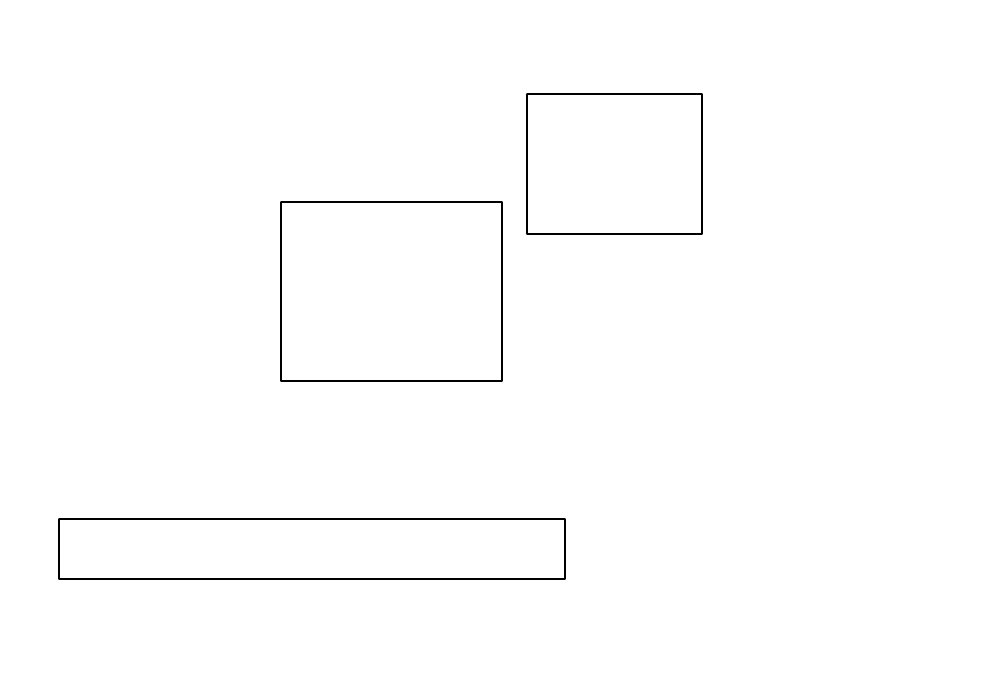
#> input picture findingCorners/img/multipleDisconected.png, 995 x 684 px, found by its file name
$ python findingCorners.py
#> lines starting #> are read from the running program, lines starting #| are printed output that depends on the picture; after the words box and inside, x2 and y2 are one past the last pixel; in counts of white or black regions, pixels touching at a corner belong together
import cv2 as cv
import numpy as np
import matplotlib.pyplot as plt

# Load the img and prepare it
img = cv.imread('/Users/ruslanabdulin/Desktop/Python/01SA/img/multipleDisconected.png')
#> img is the input picture: shape (684, 995, 3); min 0, max 255, mean 253.1
gray = cv.cvtColor(img, cv.COLOR_BGR2GRAY)

# find Harris corners
gray = np.float32(gray)
dst = cv.cornerHarris(gray,2,3,0.04)
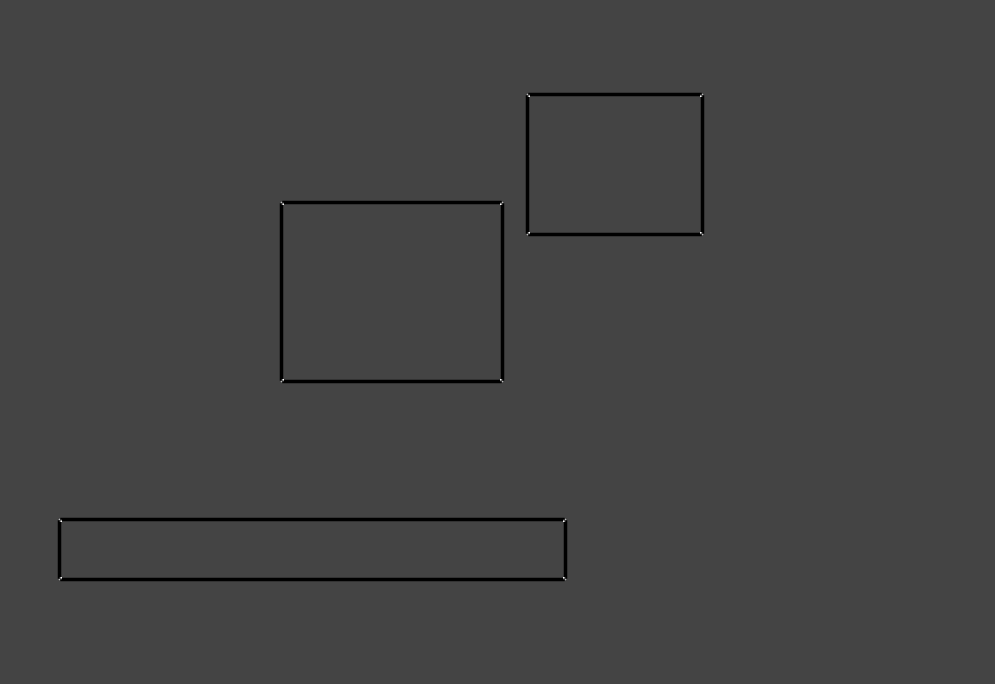
#> dst: shape (684, 995) float32; min -169130016, max 458335776, mean -2168403.8; drawn with min black and max white
dst = cv.dilate(dst,None)
ret, dst = cv.threshold(dst,0.01*dst.max(),255,0)
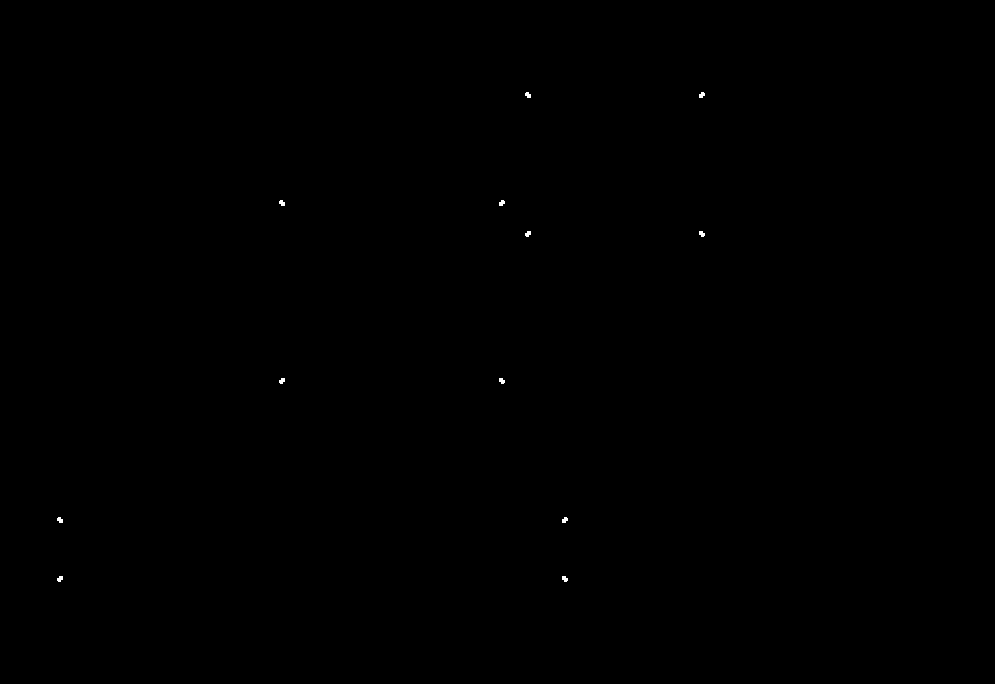
#> dst: shape (684, 995) float32; 0.05% white; 12 white regions, largest, box (x1, y1, x2, y2) and area: (525, 92, 531, 98) 27, (699, 92, 705, 98) 27, (279, 200, 285, 206) 27
#> ret = 4583357.8
dst = np.uint8(dst)

# find centroids
ret, labels, stats, centroids = cv.connectedComponentsWithStats(dst)
#> labels: shape (684, 995) int32; 13 distinct labels, from 0 to 12
#> ret = 13; stats = 13 rows, first 6: [0, 0, 995, 684, 680256], [525, 92, 6, 6, 27], [699, 92, 6, 6, 27], [279, 200, 6, 6, 27], [499, 200, 6, 6, 27], [525, 231, 6, 6, 27]; centroids = 13 rows, first 8: [497, 341.5], [527.6, 94.59], [701.4, 94.59], [281.6, 202.6], [501.4, 202.6], [527.6, 233.4], [701.4, 233.4], [281.6, 380.4]

# define the criteria to stop and refine the corners
criteria = (cv.TERM_CRITERIA_EPS + cv.TERM_CRITERIA_MAX_ITER, 100, 1)
corners = cv.cornerSubPix(gray,np.float32(centroids),(5,5),(-1,-1),criteria)
#> corners = 13 rows, first 8: [497, 341.5], [526.4, 93.38], [701.6, 93.37], [280.4, 201.4], [501.6, 201.4], [526.4, 233.6], [701.6, 233.6], [280.4, 380.6]

# Now draw them
res = np.hstack((centroids,corners))
#> res = 13 rows, first 6: [497, 341.5, 497, 341.5], [527.6, 94.59, 526.4, 93.38], [701.4, 94.59, 701.6, 93.37], [281.6, 202.6, 280.4, 201.4], [501.4, 202.6, 501.6, 201.4], [527.6, 233.4, 526.4, 233.6]
res = np.intp(res)
#> res = 13 rows, first 6: [497, 341, 497, 341], [527, 94, 526, 93], [701, 94, 701, 93], [281, 202, 280, 201], [501, 202, 501, 201], [527, 233, 526, 233]
img[res[:,1],res[:,0]]=[0,0,255]
#> img: shape (684, 995, 3); under 0.01% of pixels changed, all inside (x1, y1, x2, y2) = (59, 94, 702, 579)
img[res[:,3],res[:,2]] = [0,255,0]
#> img: shape (684, 995, 3); mean B, G, R 253.1, 253.1, 253.1


# Show side by side
fig, (ax1, ax2) = plt.subplots(1, 2)
fig.suptitle('Plots')
ax1.scatter(corners[:, 0], corners[:, 1])
ax2.imshow(img)
plt.show()
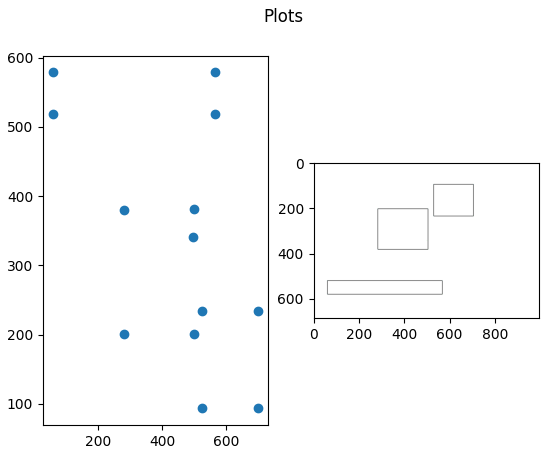
#> figure drawn by matplotlib, 2 panels

# cv.imshow('dst',img)
# if cv.waitKey(0) & 0xff == 27:
#  cv.destroyAllWindows()

# ! Make sure shapes with a small area are disregarded

$ run again, with findingCorners/img/example.png copied over findingCorners/img/multipleDisconected.png
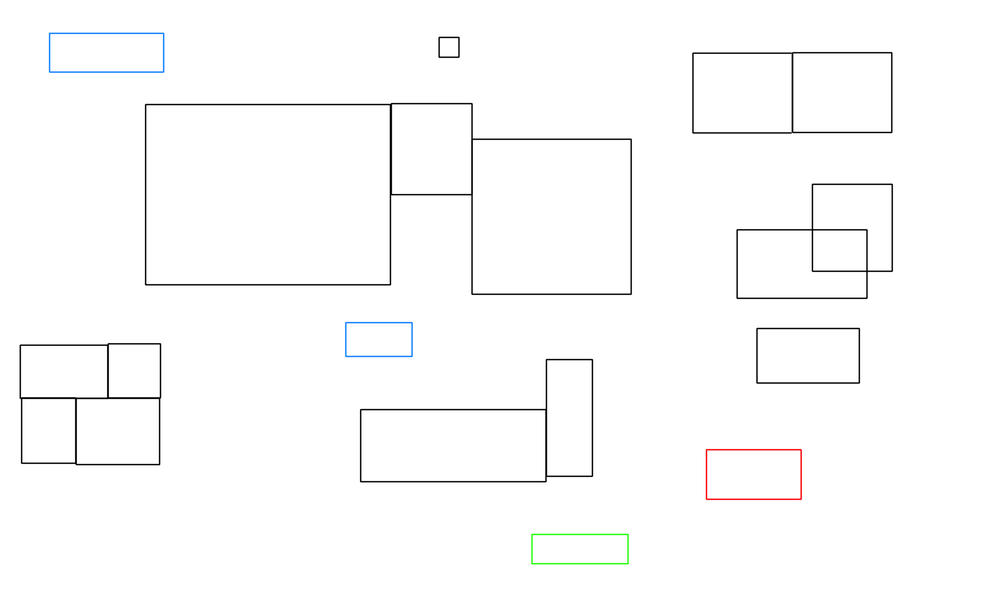
#> input picture findingCorners/img/example.png, 1000 x 616 px, shrunk from 2218 x 1367 before the run, found by its file name
#> img is the input picture: shape (616, 1000, 3); mean B, G, R 251.6, 251.6, 251.5
#> `ret, dst = cv.threshold(dst,0.01*dst.max(),255,0)`:
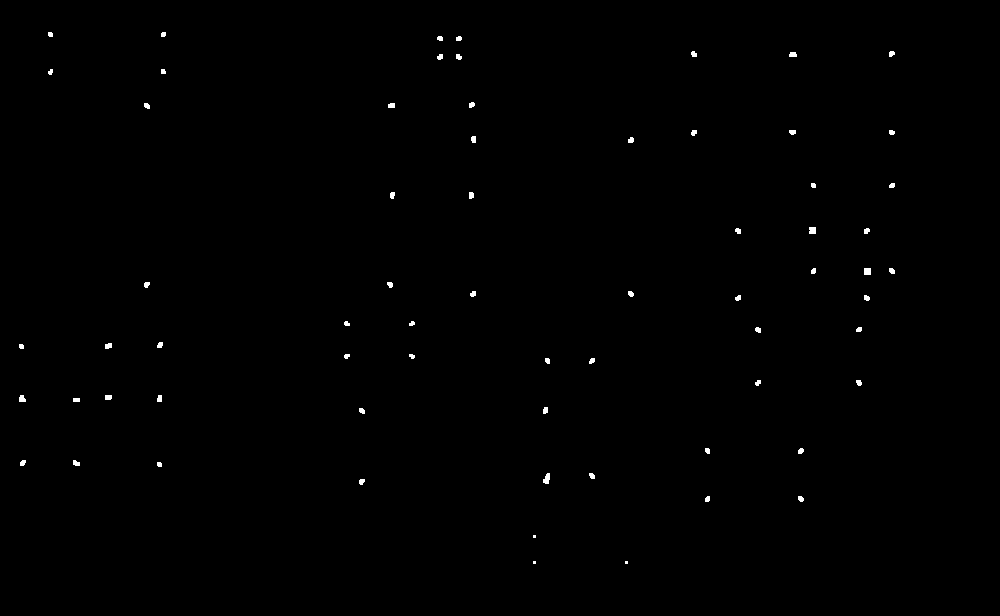
#> dst: shape (616, 1000) float32; 0.31% white; 67 white regions (3 under 20 px), largest, box (x1, y1, x2, y2) and area: (543, 473, 550, 484) 55, (864, 268, 871, 275) 49, (809, 227, 816, 234) 48
#> `ret, dst = cv.threshold(dst,0.01*dst.max(),255,0)`: ret = 3209514.9
#> labels: shape (616, 1000) int32; 68 distinct labels, from 0 to 67
#> `ret, labels, stats, centroids = cv.connectedComponentsWithStats(dst)`: ret = 68; stats = 68 rows, first 6: [0, 0, 1000, 616, 614094], [48, 32, 5, 5, 23], [161, 32, 5, 5, 23], [437, 36, 6, 5, 26], [456, 36, 6, 5, 26], [691, 51, 6, 6, 29]; centroids = 68 pairs, first value 21 to 891.7, second value 34 to 562
#> corners = 68 pairs, first value 19.74 to 891.8, second value 32.82 to 563.3
#> `res = np.hstack((centroids,corners))`: res = 68 rows, first 6: [499.5, 307.6, 499.5, 307.6], [50, 34, 49.08, 32.82], [163, 34, 163.3, 32.82], [439.7, 38, 438.5, 36.9], [458.5, 38.15, 458.5, 36.93], [693.5, 53.72, 692.4, 52.55]
#> `res = np.intp(res)`: res = 68 rows, first 6: [499, 307, 499, 307], [50, 34, 49, 32], [163, 34, 163, 32], [439, 38, 438, 36], [458, 38, 458, 36], [693, 53, 692, 52]
#> `plt.show()`:
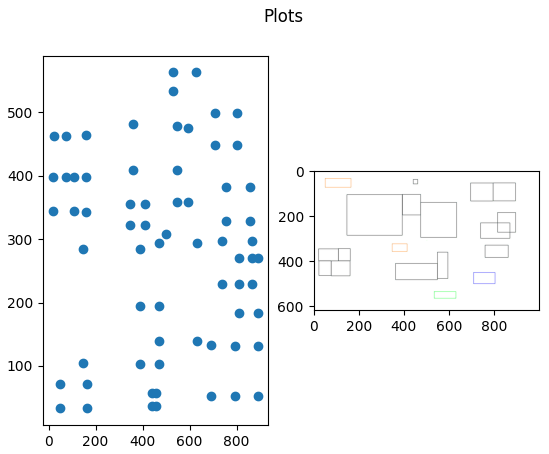
#> figure drawn by matplotlib, 2 panels; B, G, R data is drawn as R, G, B

$ run again, with findingCorners/img/multipleConnected.png copied over findingCorners/img/multipleDisconected.png
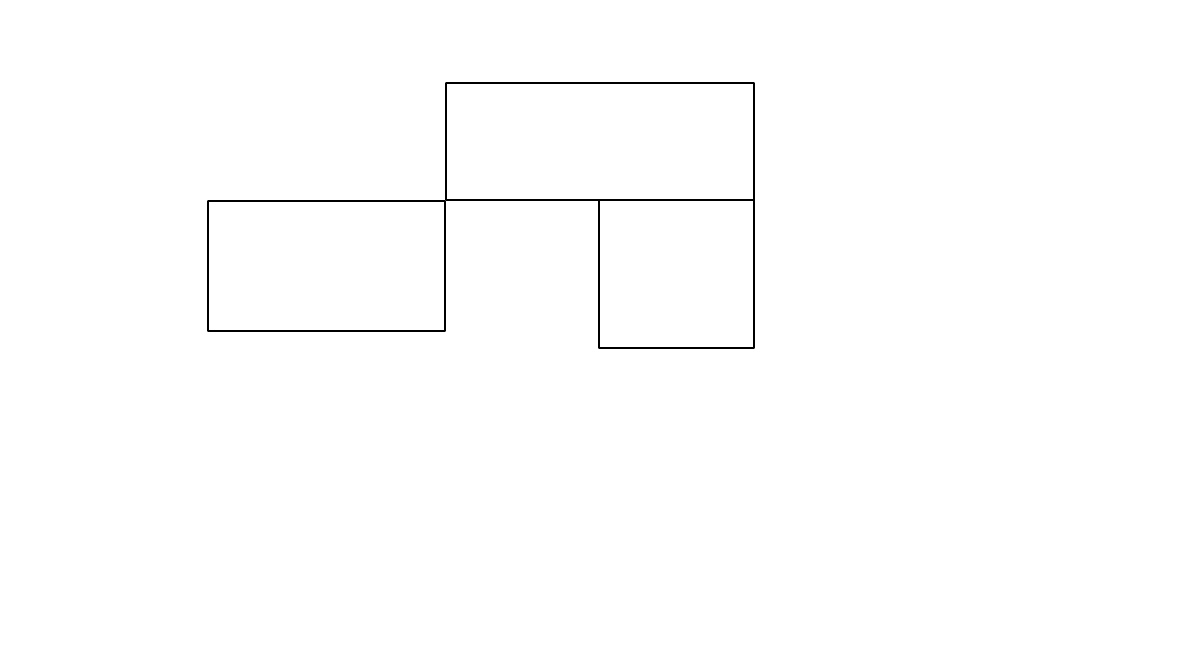
#> input picture findingCorners/img/multipleConnected.png, 1193 x 671 px, found by its file name
#> img is the input picture: shape (671, 1193, 3); min 0, max 255, mean 253.7
#> `dst = cv.cornerHarris(gray,2,3,0.04)`:
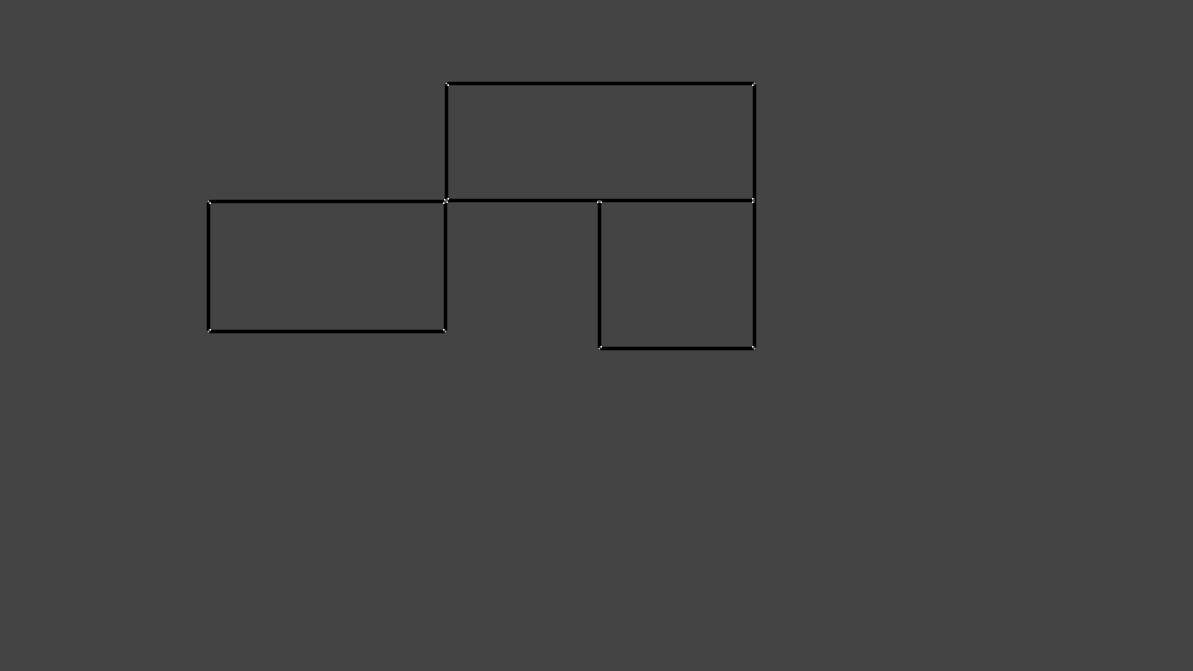
#> dst: shape (671, 1193) float32; min -169130016, max 458335776, mean -1451264.4; drawn with min black and max white
#> `ret, dst = cv.threshold(dst,0.01*dst.max(),255,0)`: ret = 4583357.8
#> labels: shape (671, 1193) int32; 11 distinct labels, from 0 to 10
#> `ret, labels, stats, centroids = cv.connectedComponentsWithStats(dst)`: ret = 11; stats = [[0, 0, 1193, 671, 800202], [444, 81, 6, 6, 27], [751, 81, 6, 6, 27], [442, 197, 8, 8, 50], [751, 197, 5, 7, 31], [206, 199, 6, 6, 27], [596, 199, 7, 5, 31], [206, 328, 6, 6, 27], [442, 328, 6, 6, 27], [597, 345, 6, 6, 27], [751, 345, 6, 6, 27]]; centroids = [[596, 335], [446.6, 83.59], [753.4, 83.59], [445.5, 200.5], [752.7, 200], [208.6, 201.6], [599, 201.3], [208.6, 330.4], [444.4, 330.4], [599.6, 347.4], [753.4, 347.4]]
#> corners = [[596, 335], [445.4, 82.38], [753.6, 82.37], [445, 200], [753.3, 199.6], [207.4, 200.4], [598.5, 199.4], [207.4, 330.6], [444.6, 330.6], [598.4, 347.6], [753.6, 347.6]]
#> `res = np.hstack((centroids,corners))`: res = [[596, 335, 596, 335], [446.6, 83.59, 445.4, 82.38], [753.4, 83.59, 753.6, 82.37], [445.5, 200.5, 445, 200], [752.7, 200, 753.3, 199.6], [208.6, 201.6, 207.4, 200.4], [599, 201.3, 598.5, 199.4], [208.6, 330.4, 207.4, 330.6], [444.4, 330.4, 444.6, 330.6], [599.6, 347.4, 598.4, 347.6], [753.4, 347.4, 753.6, 347.6]]
#> `res = np.intp(res)`: res = [[596, 335, 596, 335], [446, 83, 445, 82], [753, 83, 753, 82], [445, 200, 445, 200], [752, 200, 753, 199], [208, 201, 207, 200], [599, 201, 598, 199], [208, 330, 207, 330], [444, 330, 444, 330], [599, 347, 598, 347], [753, 347, 753, 347]]
#> `plt.show()`:
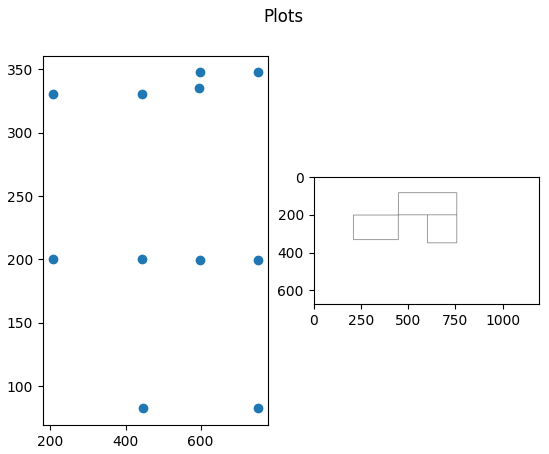
#> figure drawn by matplotlib, 2 panels

$ run again, with findingCorners/img/sample.png copied over findingCorners/img/multipleDisconected.png
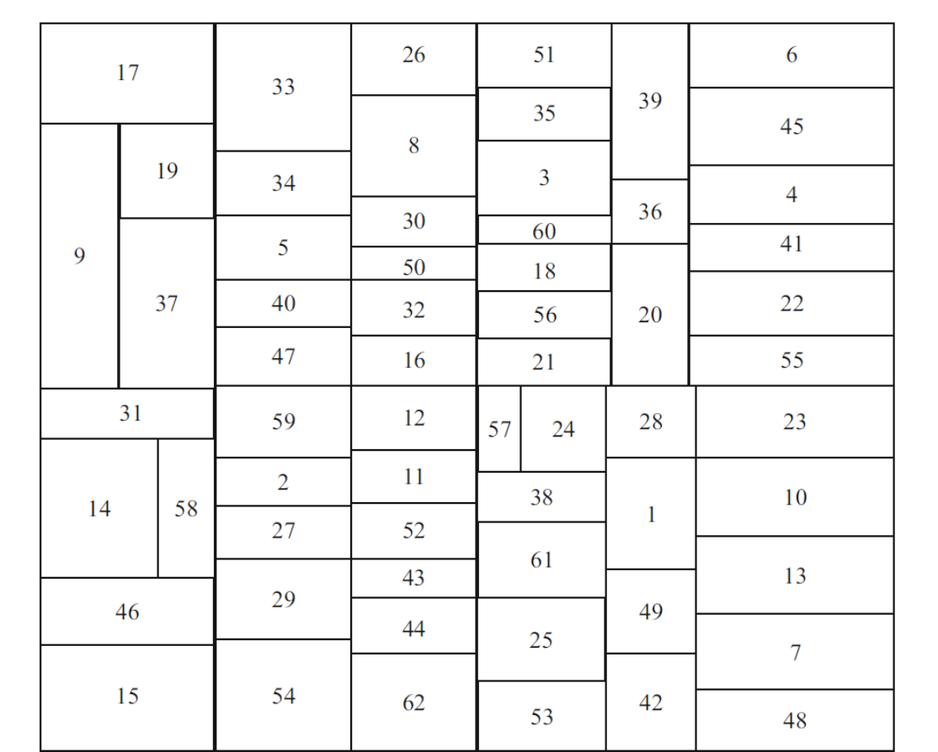
#> input picture findingCorners/img/sample.png, 938 x 752 px, shrunk from 1114 x 894 before the run, found by its file name
#> img is the input picture: shape (752, 938, 3); mean B, G, R 242.8, 242.8, 242.8
#> `ret, dst = cv.threshold(dst,0.01*dst.max(),255,0)`:
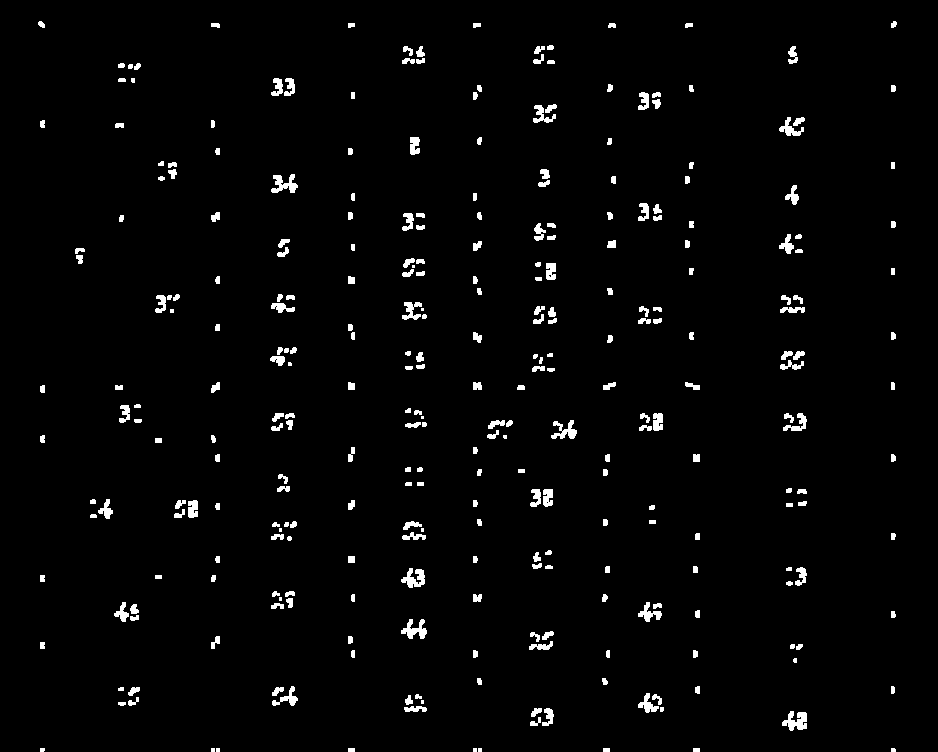
#> dst: shape (752, 938) float32; 2.3% white; 299 white regions (19 under 20 px), largest, box (x1, y1, x2, y2) and area: (782, 711, 807, 731) 308, (401, 568, 425, 588) 279, (271, 174, 298, 193) 275
#> `ret, dst = cv.threshold(dst,0.01*dst.max(),255,0)`: ret = 2578442.9
#> labels: shape (752, 938) int32; 300 distinct labels, from 0 to 299
#> `ret, labels, stats, centroids = cv.connectedComponentsWithStats(dst)`: ret = 300; stats = 300 rows, first 6: [0, 0, 938, 752, 688988], [38, 21, 7, 7, 35], [891, 21, 6, 7, 32], [211, 23, 9, 5, 38], [348, 23, 7, 5, 31], [473, 23, 8, 5, 35]; centroids = 300 pairs, first value 41.09 to 893.4, second value 24 to 749.6
#> corners = 300 pairs, first value 39.55 to 893.8, second value 22.57 to 749.2
#> `res = np.hstack((centroids,corners))`: res = 300 rows, first 6: [468.3, 375.1, 468.3, 375.1], [41.09, 24, 39.9, 22.57], [893.4, 24.03, 893.6, 22.57], [215.1, 24.74, 214.3, 22.63], [350.8, 24.74, 350.6, 22.75], [476.3, 24.71, 476.2, 22.7]
#> `res = np.intp(res)`: res = 300 rows, first 6: [468, 375, 468, 375], [41, 24, 39, 22], [893, 24, 893, 22], [215, 24, 214, 22], [350, 24, 350, 22], [476, 24, 476, 22]
#> `plt.show()`:
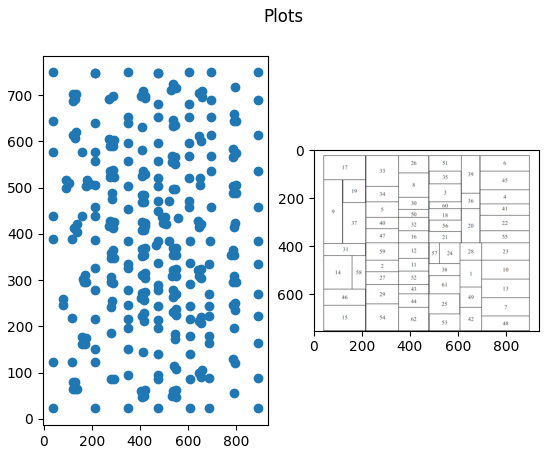
#> figure drawn by matplotlib, 2 panels; B, G, R data is drawn as R, G, B
